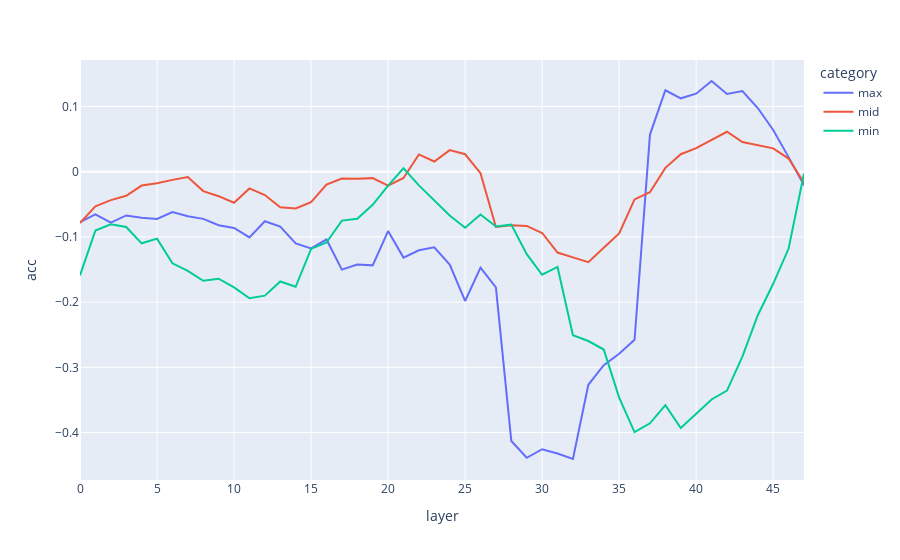

Notebook source saved alongside this figure:
### Code cell
import pandas as pd
import plotly.express as px

df = pd.read_csv(
    "/a/home/cc/students/cs/nirendy/repos/ssm_analysis/output/state-spaces/mamba-1.4B-hf/evaluate_context_interference/ds=counter_fact/1.4B_norm_1_output.csv"
)
px.line(df, x="layer", y="acc", color="category").show()

### Figure 1 — Plotly figure (JSON) as saved in the notebook; plotly's stock layout.template omitted (floating-point values rounded to 4 significant figures)
{"data": [{"hovertemplate": "category=max<br>layer=%{x}<br>acc=%{y}<extra></extra>", "legendgroup": "max", "line": {"color": "#636efa", "dash": "solid"}, "marker": {"symbol": "circle"}, "mode": "lines", "name": "max", "orientation": "v", "showlegend": true, "type": "scatter", "x": [0, 1, 2, 3, 4, 5, 6, 7, 8, 9, 10, 11, 12, 13, 14, 15, 16, 17, 18, 19, 20, 21, 22, 23, 24, 25, 26, 27, 28, 29, 30, 31, 32, 33, 34, 35, 36, 37, 38, 39, 40, 41, 42, 43, 44, 45, 46, 47], "xaxis": "x", "y": [-0.07723, -0.06555, -0.0782, -0.06706, -0.07046, -0.07237, -0.06197, -0.06829, -0.07233, -0.08213, -0.08618, -0.1008, -0.07594, -0.08404, -0.1101, -0.1177, -0.1039, -0.1502, -0.1423, -0.1436, -0.09102, -0.1317, -0.1205, -0.1159, -0.1423, -0.1982, -0.1471, -0.1775, -0.4129, -0.4387, -0.4256, -0.4322, -0.4406, -0.3268, -0.2967, -0.2792, -0.2577, 0.05692, 0.1249, 0.1125, 0.1196, 0.1391, 0.1193, 0.1236, 0.09766, 0.06387, 0.02233, -0.02095], "yaxis": "y"}, {"hovertemplate": "category=mid<br>layer=%{x}<br>acc=%{y}<extra></extra>", "legendgroup": "mid", "line": {"color": "#EF553B", "dash": "solid"}, "marker": {"symbol": "circle"}, "mode": "lines", "name": "mid", "orientation": "v", "showlegend": true, "type": "scatter", "x": [0, 1, 2, 3, 4, 5, 6, 7, 8, 9, 10, 11, 12, 13, 14, 15, 16, 17, 18, 19, 20, 21, 22, 23, 24, 25, 26, 27, 28, 29, 30, 31, 32, 33, 34, 35, 36, 37, 38, 39, 40, 41, 42, 43, 44, 45, 46, 47], "xaxis": "x", "y": [-0.07879, -0.05328, -0.04356, -0.03692, -0.02128, -0.01771, -0.01256, -0.008214, -0.02975, -0.03755, -0.04768, -0.0257, -0.03578, -0.05441, -0.05643, -0.0467, -0.01986, -0.0104, -0.01091, -0.009867, -0.02136, -0.009665, 0.02646, 0.01566, 0.03313, 0.02675, -0.002232, -0.08471, -0.08224, -0.08318, -0.094, -0.124, -0.1313, -0.1388, -0.1167, -0.09479, -0.04249, -0.03152, 0.005859, 0.02682, 0.03622, 0.04821, 0.06123, 0.04542, 0.04038, 0.03575, 0.02012, -0.01724], "yaxis": "y"}, {"hovertemplate": "category=min<br>layer=%{x}<br>acc=%{y}<extra></extra>", "legendgroup": "min", "line": {"color": "#00cc96", "dash": "solid"}, "marker": {"symbol": "circle"}, "mode": "lines", "name": "min", "orientation": "v", "showlegend": true, "type": "scatter", "x": [0, 1, 2, 3, 4, 5, 6, 7, 8, 9, 10, 11, 12, 13, 14, 15, 16, 17, 18, 19, 20, 21, 22, 23, 24, 25, 26, 27, 28, 29, 30, 31, 32, 33, 34, 35, 36, 37, 38, 39, 40, 41, 42, 43, 44, 45, 46, 47], "xaxis": "x", "y": [-0.1591, -0.09022, -0.08061, -0.08477, -0.1099, -0.1027, -0.1406, -0.152, -0.1673, -0.1641, -0.1774, -0.194, -0.1901, -0.1684, -0.1765, -0.1185, -0.1085, -0.07495, -0.07222, -0.05087, -0.0213, 0.005139, -0.02097, -0.04447, -0.06718, -0.08595, -0.06576, -0.08403, -0.08119, -0.1265, -0.158, -0.146, -0.2508, -0.2597, -0.2727, -0.3465, -0.3994, -0.3858, -0.3581, -0.3932, -0.372, -0.3493, -0.3358, -0.2835, -0.2201, -0.1719, -0.1178, -0.002764], "yaxis": "y"}], "layout": {"legend": {"title": {"text": "category"}, "tracegroupgap": 0}, "margin": {"t": 60}, "xaxis": {"anchor": "y", "domain": [0, 1], "title": {"text": "layer"}}, "yaxis": {"anchor": "x", "domain": [0, 1], "title": {"text": "acc"}}}}
